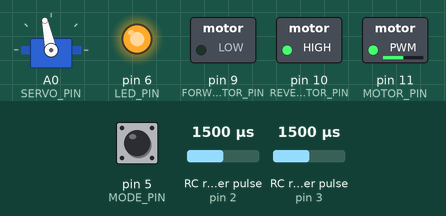
Bench run of a sketch on a simulated Arduino Uno, built with avr-gcc and run on an emulated ATmega328P. On the bench: servo, switched loads named in the sketch (green lamp = pin HIGH), output pins drawn as LEDs (lit = HIGH). Wiring (inferred from the names in the program): 2 × RC receiver channel: data pin 2 / data pin 3. The inputs (shaded band) are chosen by the test bench; at power-on: RC receiver pulse (sensors on pin 2, pin 3) 1500 µs, pin 5 (MODE_PIN) LOW. The ROS host is connected and sends only what is stated.

Above: at 1.2 s.
1.3 s: RC receiver pulse (sensor on pin 2) set to 1020 µs
At 1.9 s:
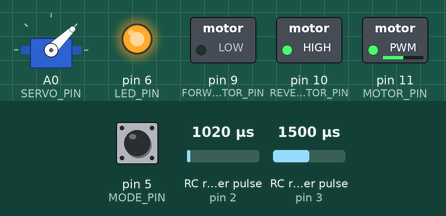
2.8 s: RC receiver pulse (sensor on pin 3) set to 1020 µs
At 3.5 s:
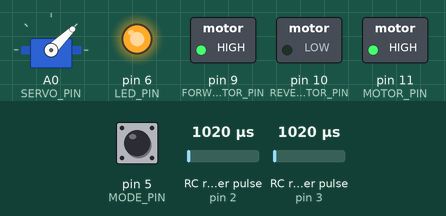
4.3 s: RC receiver pulse (sensor on pin 2) set to 1250 µs
At 5.4 s:
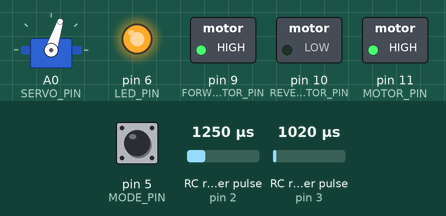
5.8 s: RC receiver pulse (sensor on pin 3) set to 1250 µs
At 7.0 s:
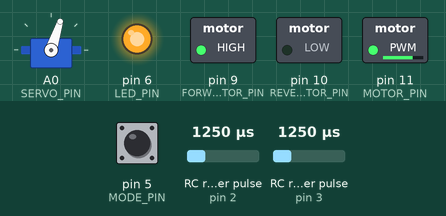
7.3 s: RC receiver pulse (sensor on pin 2) set to 1500 µs
At 7.7 s:
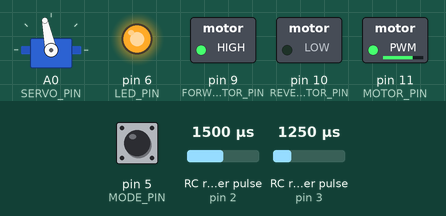
8.8 s: RC receiver pulse (sensor on pin 3) set to 1750 µs
At 9.3 s:
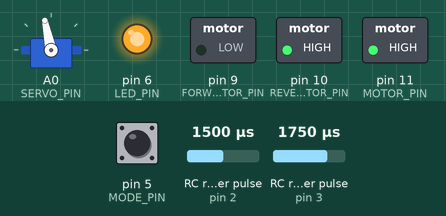
Timing chart, 0 to 11.3 s (numbered marks = the images above; inputs shaded):
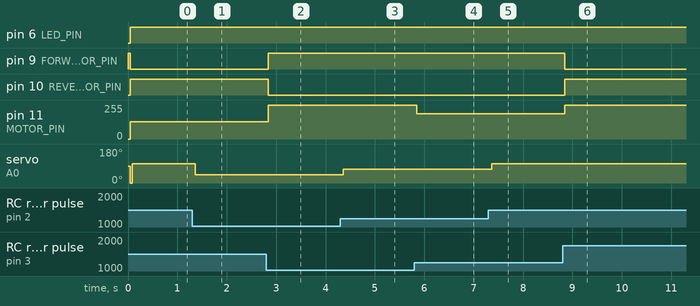

The sketch:

car_throttle_test.ino
```cpp
/*
 * Rosserial communication for rc car:
 * Takes in pwm signals from a reciever and publishes
 *  the data to the onboard computer.
 * Also calculates propper output to an h-bridge to
 *  control the rc car.
 */

#include <ros.h>
#include <std_msgs/UInt16.h>
#include <std_msgs/Bool.h>
#include <Servo.h>

const int LED_PIN = 6;
const int STEERING_PIN = 2;
const int THROTTLE_PIN = 3;
const int FORWARD_MOTOR_PIN = 9;
const int REVERSE_MOTOR_PIN = 10;
const int MOTOR_PIN = 11;
const int SERVO_PIN = A0;
const int MODE_PIN = 5;
const int HIGH_PWM = 2000;
const int MID_PWM = 1500;
const int LOW_PWM = 1000;
const int DEAD_BAND = 100;
const int STATIC_OFFSET = 10;
const int RX_PWM_ERROR = -100;
const int SPEED_LIMIT = 100;


const boolean DoDebug = true;
const boolean ReverseThrottle = true;
Servo Servo1;

unsigned int SteeringPulse;
unsigned int ThrottlePulse;
unsigned int ModePulse;
unsigned int ThrottleRight;
unsigned int ThrottleLeft;
boolean Forward;

enum Mode { disarmed, armed, recording, autonomous };

Mode CurrentMode;


ros::NodeHandle nh;
std_msgs::UInt16 PulseMsg;
std_msgs::Bool RecMsg;

ros::Publisher RecPub("moving", &RecMsg);
ros::Publisher SteeringPub("steering_pwm", &PulseMsg);
ros::Publisher ThrottlePub("throttle_pwm", &PulseMsg);
ros::Publisher ModePub("mode_pwm", &PulseMsg);


void StartRos()
{
  nh.initNode();
  nh.advertise(RecPub);
  nh.advertise(SteeringPub);
  if (DoDebug)
  {
    nh.advertise(ThrottlePub);
    nh.advertise(ModePub);
  }
}

void GetInput()
{
  SteeringPulse = pulseIn(STEERING_PIN , HIGH, 20000) - RX_PWM_ERROR;

  if (ReverseThrottle)
  {
    ThrottlePulse = 3000-(pulseIn(THROTTLE_PIN , HIGH, 20000) - RX_PWM_ERROR);
  }
  else
  {
    ThrottlePulse = pulseIn(THROTTLE_PIN , HIGH, 20000) - RX_PWM_ERROR;
  }

  ModePulse = pulseIn(MODE_PIN , HIGH, 20000) - RX_PWM_ERROR;
}

void SetDirection(boolean forward, bool init = false) // 1 for forward, 0 for reverse
{
  if (init)//initialize state
  {
    digitalWrite(REVERSE_MOTOR_PIN, LOW);
    digitalWrite(FORWARD_MOTOR_PIN, HIGH);
    Forward = true;
  }
  else
  {
    ///set direction using logic pins of hbridge
    if (forward == Forward) //requested and current state are the same
    {
      // do nothing
    }
    else
    {
      // change directions
      if (Forward == true)
      {
        digitalWrite(FORWARD_MOTOR_PIN, LOW);
        digitalWrite(REVERSE_MOTOR_PIN, HIGH);
      }
      else
      {
        digitalWrite(REVERSE_MOTOR_PIN, LOW);
        digitalWrite(FORWARD_MOTOR_PIN, HIGH);
      }
      //store current state
      Forward = forward;
    }
  }
}

void Output()
{
  //mode?
  if (ModePulse > 1600)
  {
    CurrentMode = disarmed;
    RecMsg.data = false;
  }
  else if (ModePulse > 1400)
  {
    CurrentMode = armed;
    RecMsg.data = false;
  }
  else // Rec
  {
    CurrentMode = recording;
    RecMsg.data = true; //Rec
  }

  /// Publish the ROS messages:
  PulseMsg.data = SteeringPulse;
  //SteeringPub.publish(&PulseMsg);
  //RecPub.publish(&RecMsg);

  if (DoDebug)
  {
    PulseMsg.data = ThrottlePulse;
    //ThrottlePub.publish(&PulseMsg);
    PulseMsg.data = ModePulse;
    //ModePub.publish(&PulseMsg);
  }

  if (CurrentMode == armed  || CurrentMode == recording)
  {
    digitalWrite(LED_PIN, HIGH); //armed

    if (abs(ThrottlePulse-MID_PWM) > DEAD_BAND) //not at mid
    {
      //throttle direction
      if(ThrottlePulse > MID_PWM)
      {
        SetDirection(1); //1 for forward
      }
      else
      {
        SetDirection(0); //0 for reverse
      }

      //throttle magnitide
      if (ThrottlePulse > MID_PWM + 200)
      {
        ThrottlePulse = MID_PWM + 200;
      }
      else if (ThrottlePulse < MID_PWM - 200)
      {
        ThrottlePulse = MID_PWM - 200;
      }
      if (ThrottlePulse  > MID_PWM)
      {
        //map(in, in_min, in_max, out_min, out_max)
        ThrottlePulse = map(ThrottlePulse - MID_PWM, 0, 200, 0, 255);
      }
      else
      {
        //map(in, in_min, in_max, out_min, out_max)
        ThrottlePulse = map(MID_PWM-ThrottlePulse, 0, 200, 0, 255);
      }


      //control motors
      analogWrite(MOTOR_PIN, ThrottlePulse);
      //digitalWrite(MOTOR_PIN, HIGH);

    }
    else //throttle at mid
    {
      //write LOW pin
      digitalWrite(MOTOR_PIN, LOW);
    }


    //steering servo direction
    SteeringPulse = map(SteeringPulse, LOW_PWM, HIGH_PWM, 30, 150);

    //control servo
    Servo1.write(SteeringPulse);
  }
  else //disarmed
  {
    //disable motor and blink
    digitalWrite(LED_PIN, LOW);
    digitalWrite(MOTOR_PIN, LOW);
    delay(100);
    digitalWrite(LED_PIN, HIGH);
    delay(100);
    digitalWrite(LED_PIN, LOW);
  }
}

void setup()
{
  pinMode(STEERING_PIN, INPUT);
  pinMode(THROTTLE_PIN, INPUT);
  pinMode(MODE_PIN, INPUT);
  pinMode(LED_PIN, OUTPUT);
  pinMode(FORWARD_MOTOR_PIN, OUTPUT);
  pinMode(REVERSE_MOTOR_PIN, OUTPUT);
  pinMode(MOTOR_PIN, OUTPUT);
  pinMode(SERVO_PIN, OUTPUT);

  Servo1.attach(SERVO_PIN);

  SetDirection(1, true);//init direction

  StartRos();
}

void loop()
{
  GetInput();
  Output();

  //nh.spinOnce();
  //delay(10);
}
```

Measured:
- after the input at 1.3 s, servo on A0 (SERVO_PIN): 102° → 44° after 0.06 s
- after the input at 2.8 s, pin 9 (FORWARD_MOTOR_PIN): LOW → HIGH at once; pin 10 (REVERSE_MOTOR_PIN): HIGH → LOW at once; pin 11 (MOTOR_PIN): 128/255 → 255/255 at once
- after the input at 4.3 s, servo on A0 (SERVO_PIN): 44° → 72° after 0.06 s
- after the input at 5.8 s, pin 11 (MOTOR_PIN): 255/255 → 189/255 at once
- after the input at 7.3 s, servo on A0 (SERVO_PIN): 72° → 102° after 0.06 s
- after the input at 8.8 s, pin 9 (FORWARD_MOTOR_PIN): HIGH → LOW at once; pin 10 (REVERSE_MOTOR_PIN): LOW → HIGH at once; pin 11 (MOTOR_PIN): 189/255 → 255/255 at once
